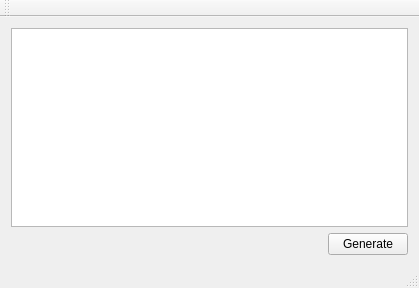
<?xml version="1.0" encoding="UTF-8"?>
<ui version="4.0">
 <class>LabyMainWindow</class>
 <widget class="QMainWindow" name="LabyMainWindow">
  <property name="geometry">
   <rect>
    <x>0</x>
    <y>0</y>
    <width>419</width>
    <height>288</height>
   </rect>
  </property>
  <property name="windowTitle">
   <string>LabyMainWindow</string>
  </property>
  <widget class="QWidget" name="centralWidget">
   <layout class="QVBoxLayout" name="verticalLayout">
    <item>
     <widget class="QGraphicsView" name="gvLaby"/>
    </item>
    <item>
     <layout class="QHBoxLayout" name="hLayoutGenerate">
      <item>
       <spacer name="hSpacerGenerate">
        <property name="orientation">
         <enum>Qt::Horizontal</enum>
        </property>
        <property name="sizeHint" stdset="0">
         <size>
          <width>40</width>
          <height>20</height>
         </size>
        </property>
       </spacer>
      </item>
      <item>
       <widget class="QPushButton" name="bGenerate">
        <property name="text">
         <string>Generate</string>
        </property>
       </widget>
      </item>
     </layout>
    </item>
   </layout>
  </widget>
  <widget class="QMenuBar" name="menuBar">
   <property name="geometry">
    <rect>
     <x>0</x>
     <y>0</y>
     <width>419</width>
     <height>25</height>
    </rect>
   </property>
  </widget>
  <widget class="QToolBar" name="mainToolBar">
   <attribute name="toolBarArea">
    <enum>TopToolBarArea</enum>
   </attribute>
   <attribute name="toolBarBreak">
    <bool>false</bool>
   </attribute>
  </widget>
  <widget class="QStatusBar" name="statusBar"/>
 </widget>
 <layoutdefault spacing="6" margin="11"/>
 <resources/>
 <connections/>
</ui>
